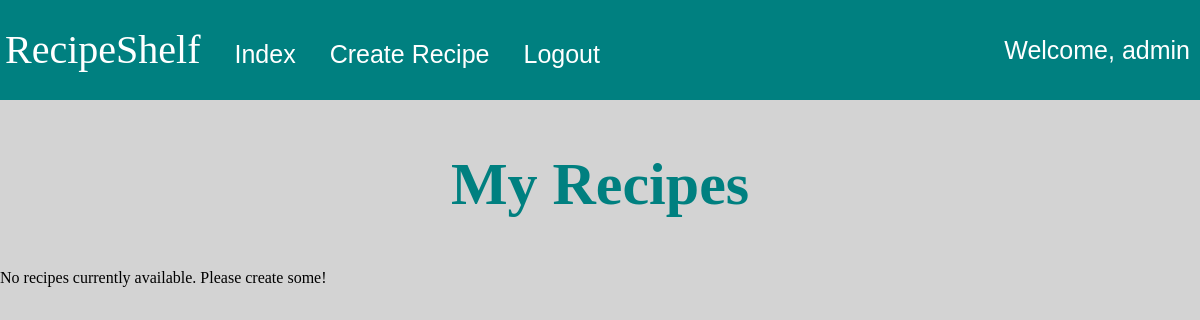
/recipes/index (signed in), run on an earlier commit of the app's database.
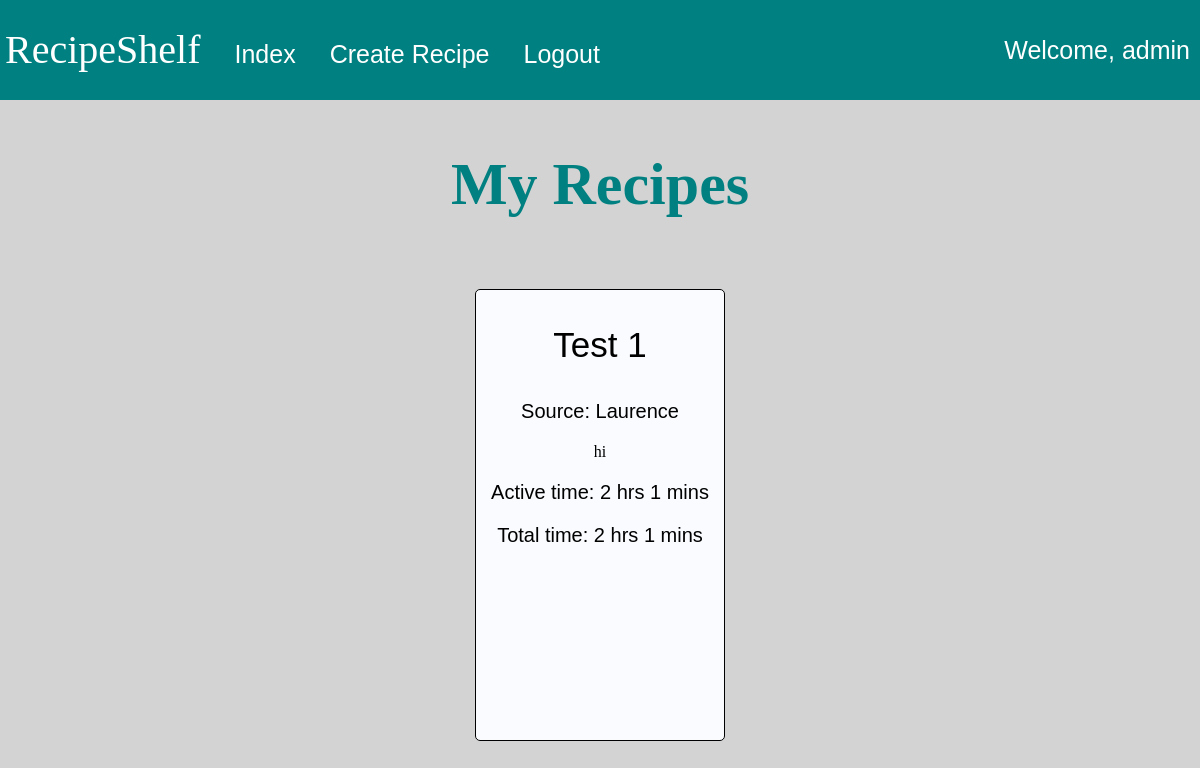
And on a later commit of the database.
### recipes/models.py (models this page shows, shortened)
class RecipeCard(models.Model):
    user = models.ForeignKey(
        User,
        on_delete=models.CASCADE,
        related_name= 'recipe',
        null=True)
    recipe_name = models.CharField(max_length=50)
    source = models.CharField(max_length=50)
    servings = models.IntegerField()
    active_time_hours = models.IntegerField()
    active_time_minutes = models.IntegerField()
    total_time_hours = models.IntegerField()
    total_time_minutes = models.IntegerField()
    recipe_description = models.TextField(max_length=200)

### recipes/views.py (the view)
class IndexView(LoginRequiredMixin, ListView):
    login_url = 'recipes:homepage'
    model = RecipeCard
    template_name = 'recipes/recipe_index.html'
    context_object_name = 'recipes'
    def get_queryset(self):
        return RecipeCard.objects.filter(user=self.request.user)

### recipes/templates/recipes/recipe_index.html
{% extends 'recipes/base.html' %}
{% block content %}
{% load static %}
<link rel="stylesheet" type="text/css" href="{% static 'recipes/recipe_index_style.css' %}">
<h2>My Recipes</h2>
{% if recipes %}
<div class=outercontainer>
    {% for recipe in recipes %}
        <div class=recipebox onclick='location.href="{% url 'recipes:display_recipe' recipe.id %}";' style="cursor:pointer;">
            <p id=recipename>{{recipe.recipe_name}}</p>
            <p id=recipesource>Source: {{recipe.source}}</p>
            <p id=recipedesc>{{recipe.recipe_description}}</p>
            <p class=recipetimings>
                {% if recipe.active_time_hours == 0 %}
	                Active time: {{recipe.active_time_minutes}} mins
                {% elif recipe.active_time_minutes == 0 %}
	                Active time: {{recipe.active_time_hours}} hrs
                {% else %}
                    Active time: {{recipe.active_time_hours}} hrs {{recipe.active_time_minutes}} mins
                {% endif %}</p>
            <p class=recipetimings>
                {% if recipe.total_time_hours == 0 %}
	                Total time: {{recipe.total_time_minutes}} mins
                {% elif recipe.total_time_minutes == 0 %}
                    Total time: {{recipe.total_time_hours}} hrs
                {% else %}
                    Total time: {{recipe.total_time_hours}} hrs {{recipe.total_time_minutes}} mins
                {% endif %}</p>
        </div>
    {% endfor %}
</div>
{% else %}
    <p>No recipes currently available. Please create some!</p>
{% endif %}
{% endblock content %}

What changed in the data, as far as the page shows it:
added RecipeCard: recipe_name "Test 1", source "Laurence", recipe_description "hi", active_time_hours "2", active_time_minutes "1", total_time_hours "2", total_time_minutes "1"
Also different on the page:
text no longer shown: "No recipes currently available. Please create some!"
